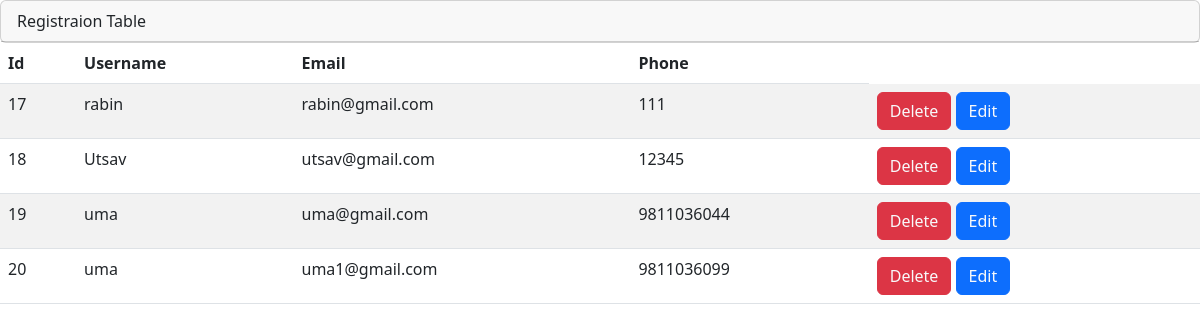
Page /register_table/ on the committed database.
### mysite/models.py (models this page shows)
class Signup (models.Model):
    user_name = models.CharField("username",max_length=50)
    email = models.EmailField("email", max_length=50)
    phone = models.IntegerField("phone")
    password = models.CharField("password",max_length=20)

### mysite/views.py (the view)
# urls.py: path('register_table/',views.register_table, name='register_table'),
def register_table(request):
    objs = Signup.objects.all()
    return render(request,'admin/register_table.html',{'objs':objs})

### templates/admin/register_table.html (shortened to what this page needs)
{% extends '../base/base.html' %}
{% load static %}
{%block content%}
  <div class="row">
    <div class="col-md-12">
      <div class="card">
        <div class="card-header">Registraion Table</div>
      </div>
      <div class="card-body">
        <div class="table-responsive">
          <table
                    id="example"
                    class="table table-striped data-table"
                    style="width: 100%"
                  >
                    <thead>
                      <tr>
                        <th>Id</th>
                        <th>Username</th>
                        <th>Email</th>
                        <th>Phone</th>
                      </tr>
                    </thead>
                    <tbody>
                      {% for obj in objs %}
                      <tr>
                        <td>{{obj.id}}</td>
                        <td>{{obj.user_name}}</td>
                        <td>{{obj.email }}</td>
                        <td>{{obj.phone}}</td>
                        <td>
                            <span class="btn btn-danger text-light text-center">
                                  <a href="#" class="text-light text-decoration-none" id="delete">
                                    Delete
                                  </a>
                            </span>
                            <span class="btn btn-primary text-light text-center">
                               <a href="{%url 'update'%}" class="text-light text-decoration-none">
                                Edit
                               </a>
                            </span>
                        </td>
                      </tr>
                      {% endfor %}
                    </tbody>
                  </table>
        </div>
      </div>
    </div>
  </div>
{%endblock%}

### rows in the picture
Signup: id "17", user_name "rabin", email "rabin@gmail.com", phone "111"
Signup: id "18", user_name "Utsav", email "utsav@gmail.com", phone "12345"
Signup: id "19", user_name "uma", email "uma@gmail.com", phone "9811036044"
Signup: id "20", user_name "uma", email "uma1@gmail.com", phone "9811036099"
